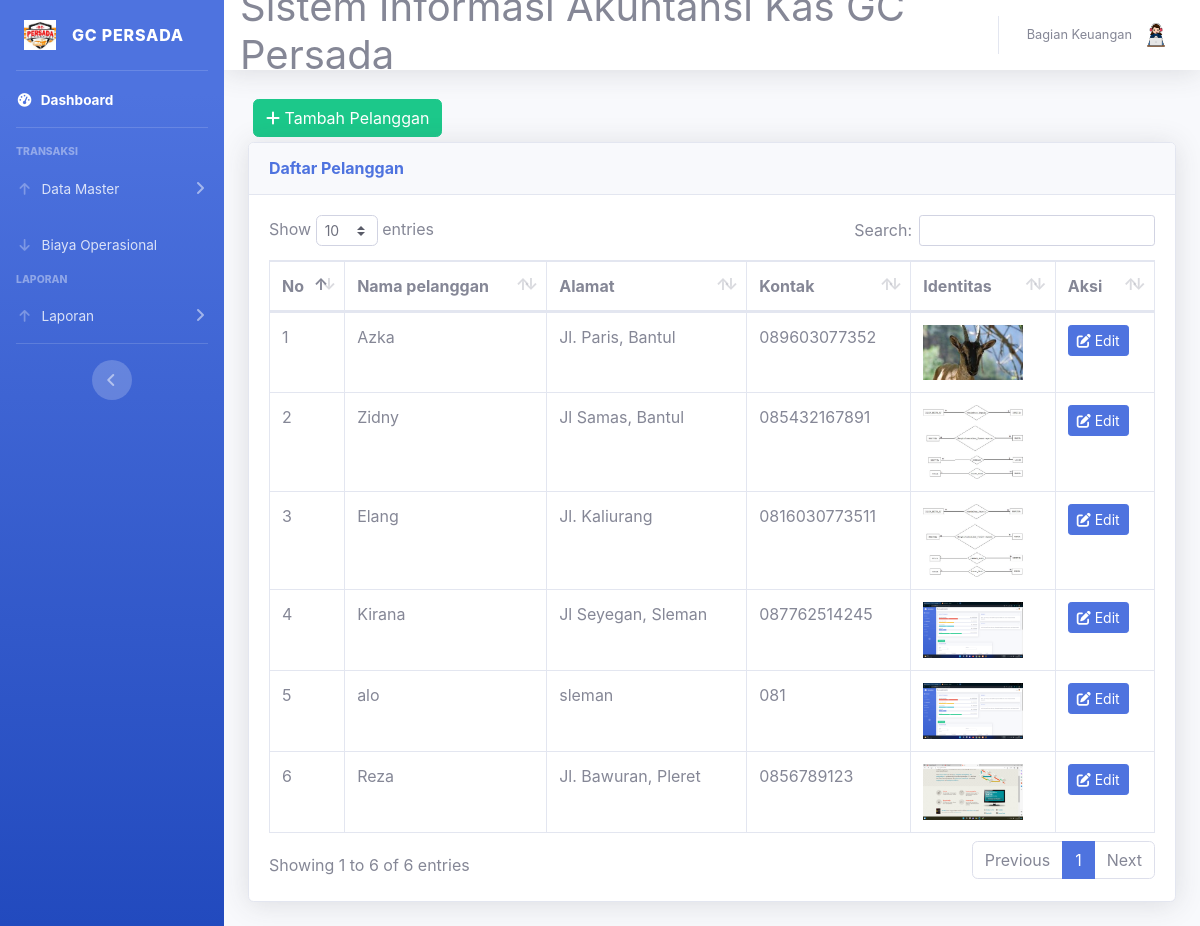
The app's page /pelanggan.php (signed in) with its own data.
### tables this page shows
CREATE TABLE `pelanggan` (
  `no_pelanggan` int(2) NOT NULL,
  `nama` varchar(15) NOT NULL,
  `alamat` varchar(20) NOT NULL,
  `no_hp` varchar(13) NOT NULL,
  `img` varchar(25) NOT NULL
);

### pelanggan.php (the view, shortened to what this page needs)
<?php
require 'koneksi.php';
?>
<!DOCTYPE html>
<html lang="en">
<head>
  <link href="vendor/fontawesome-free/css/all.min.css" rel="stylesheet" type="text/css">
  <link href="css/sb-admin-2.min.css" rel="stylesheet">
  <link href="vendor/datatables/dataTables.bootstrap4.min.css" rel="stylesheet">
</head>
<body id="page-top">
  <?php
  $role = $_SESSION['role_id'];
  $role == '3' ? require('sidebar-karyawan.php') : require('sidebar.php');
  ?>
  <div id="content">
    <?php require 'navbar.php'; ?>
    <div class="container-fluid">
      <button type="button" class="btn btn-success" style="margin:5px;" data-toggle="modal" data-target="#myModalTambah"><i class="fa fa-plus"></i> Tambah Pelanggan</button><br>
      <div class="card shadow mb-4">
        <div class="card-header py-3">
          <h6 class="m-0 font-weight-bold text-primary">Daftar Pelanggan</h6>
        </div>
        <div class="card-body">
          <div class="table-responsive">
            <table class="table table-bordered" id="dataTable" width="100%" cellspacing="0">
              <thead>
                <tr>
                  <th>No</th>
                  <th>Nama pelanggan</th>
                  <th>Alamat</th>
                  <th>Kontak</th>
                  <th>Identitas</th>
                  <th>Aksi</th>
                </tr>
              </thead>
              <tbody>
                <?php
                $query = mysqli_query($koneksi, "SELECT * FROM pelanggan");
                $no = 1;
                while ($data = mysqli_fetch_assoc($query)) {
                ?>
                  <tr>
                    <td><?= $no++ ?></td>
                    <td><?= $data['nama'] ?></td>
                    <td><?= $data['alamat'] ?></td>
                    <td><?= $data['no_hp'] ?></td>
                    <td><img src="uploads/<?= $data['img'] ?>" alt="Identitas" style="width: 100px;"></td>
                    <td>
                      <a href="#" type="button" class="btn btn-primary btn-sm" data-toggle="modal" data-target="#myModal<?= $data['no_pelanggan'] ?>"><i class="fa fa-edit"></i> Edit</a>
                    </td>
                  </tr>
                <?php
                }
                ?>
              </tbody>
            </table>
          </div>
        </div>
      </div>
    </div>
  </div>
  </div>
  </div>
</body>
</html>

### records on screen
pelanggan: nama "Azka", alamat "Jl. Paris, Bantul", no_hp "089603077352", img (picture)
pelanggan: nama "Zidny", alamat "Jl Samas, Bantul", no_hp "085432167891", img (picture)
pelanggan: nama "Elang", alamat "Jl. Kaliurang", no_hp "0816030773511", img (picture)
pelanggan: nama "Kirana", alamat "Jl Seyegan, Sleman", no_hp "087762514245", img (picture)
pelanggan: nama "alo", alamat "sleman", no_hp "081", img (picture)
pelanggan: nama "Reza", alamat "Jl. Bawuran, Pleret", no_hp "0856789123", img (picture)

### other values on screen
$_SESSION['nama'] "Bagian Keuangan"
